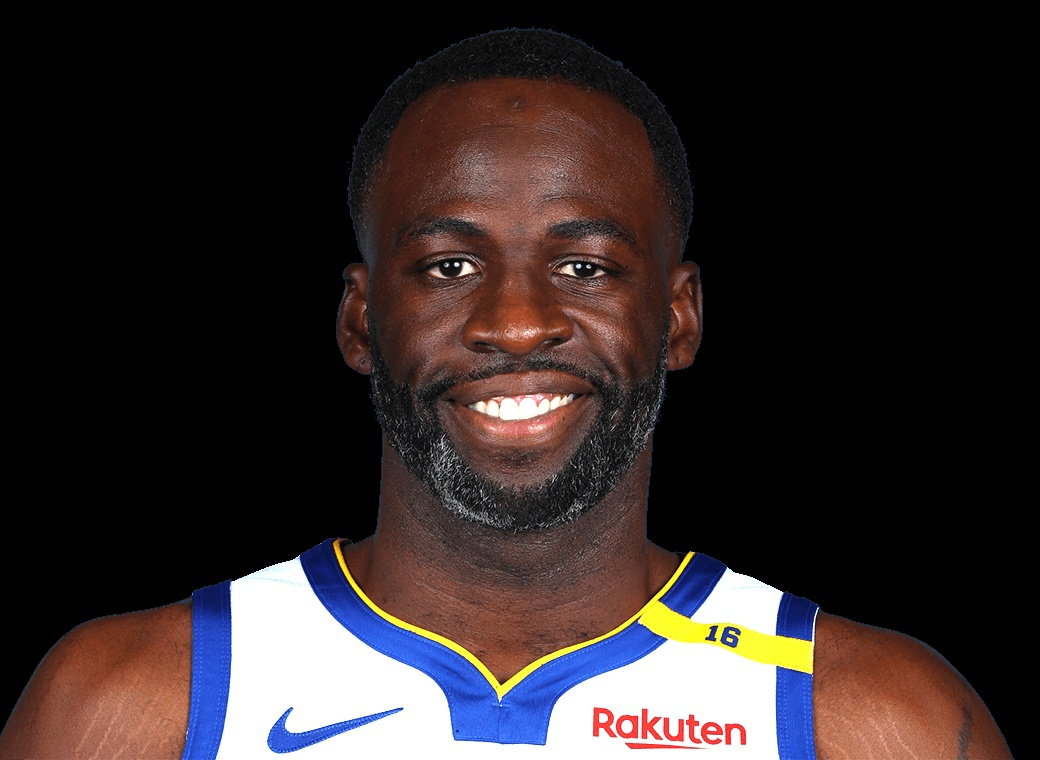
#> input picture Green/Image_1.png_contrast.jpg, 1040 x 760 px, given as the content of the folder Durant, which was not available
$ python face_recog_train.py
#> lines starting #> are read from the running program, lines starting #| are printed output that depends on the picture; pictures that were not available may be replaced by others from this repository, and a replacement may not be noted
import cv2
import numpy as np
import os
from bing_image_downloader import downloader

# download image
downloader.download("Draymond Green Headshot", limit=10, output_dir="")
#> (this line was passed over: bing_image_downloader is not available in this run)
downloader.download("Kevin Durant Headshot", limit=10, output_dir="")
#> (this line was passed over: bing_image_downloader is not available in this run)
#> further down, img is the input picture: shape (760, 1040, 3); mean B, G, R 40.9, 40.5, 49.6
os.rename("Draymond Green Headshot", "Green")
os.rename("Kevin Durant Headshot", "Durant")

# Augmentation (optional)
def augment_image(image_path, output_path):
    # Load the image
#> called with image_path = 'Durant/Image_1.png_contrast.jpg', output_path = 'Durant/Image_1.png_contrast.jpg'
    img = cv2.imread(image_path)
    if img is None:
        print(f"Error: Could not load image at {image_path}")
        return

    # 1. Enhanced Contrast
    alpha = 1.5
    beta = 0
    enhanced_contrast = cv2.convertScaleAbs(img, alpha=alpha, beta=beta)
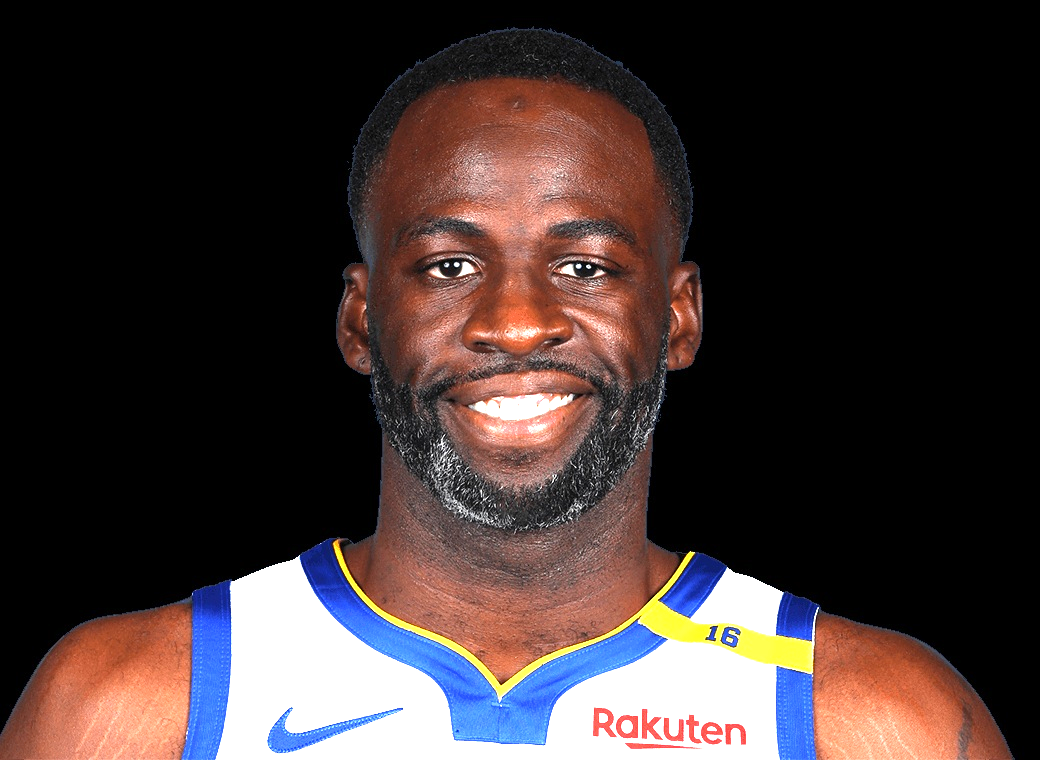
#> enhanced_contrast: shape (760, 1040, 3); mean B, G, R 50.2, 50.8, 63.5

    # 2. Noise
    noisy_image = np.copy(img)
    salt_vs_pepper = 0.5
    amount = 0.05

    num_salt = np.ceil(amount * img.size * salt_vs_pepper)
#> num_salt = 59280
    coords = [np.random.randint(0, i - 1, int(num_salt)) for i in img.shape]
    noisy_image[tuple(coords)] = 255

    num_pepper = np.ceil(amount * img.size * (1.0 - salt_vs_pepper))
#> num_pepper = 59280
    coords = [np.random.randint(0, i - 1, int(num_pepper)) for i in img.shape]
    noisy_image[tuple(coords)] = 0
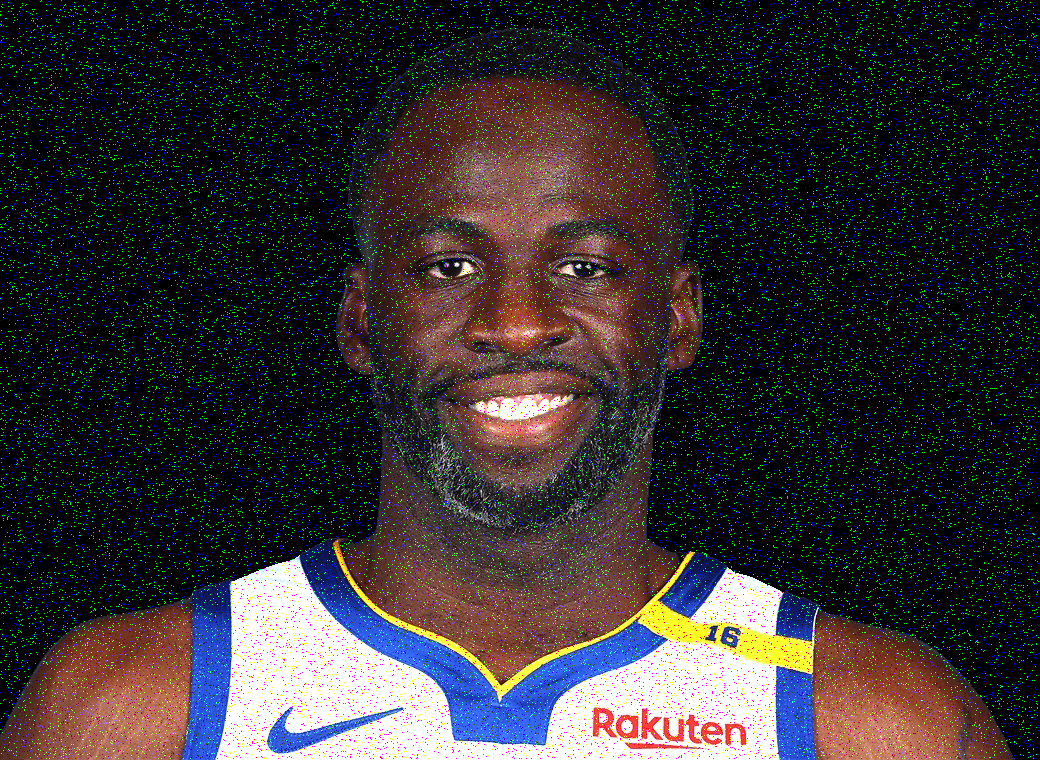
#> noisy_image: shape (760, 1040, 3); mean B, G, R 47, 46.5, 49.6

    # 3. Gaussian Blur
    blurred_image = cv2.GaussianBlur(img, (31, 31), 0)
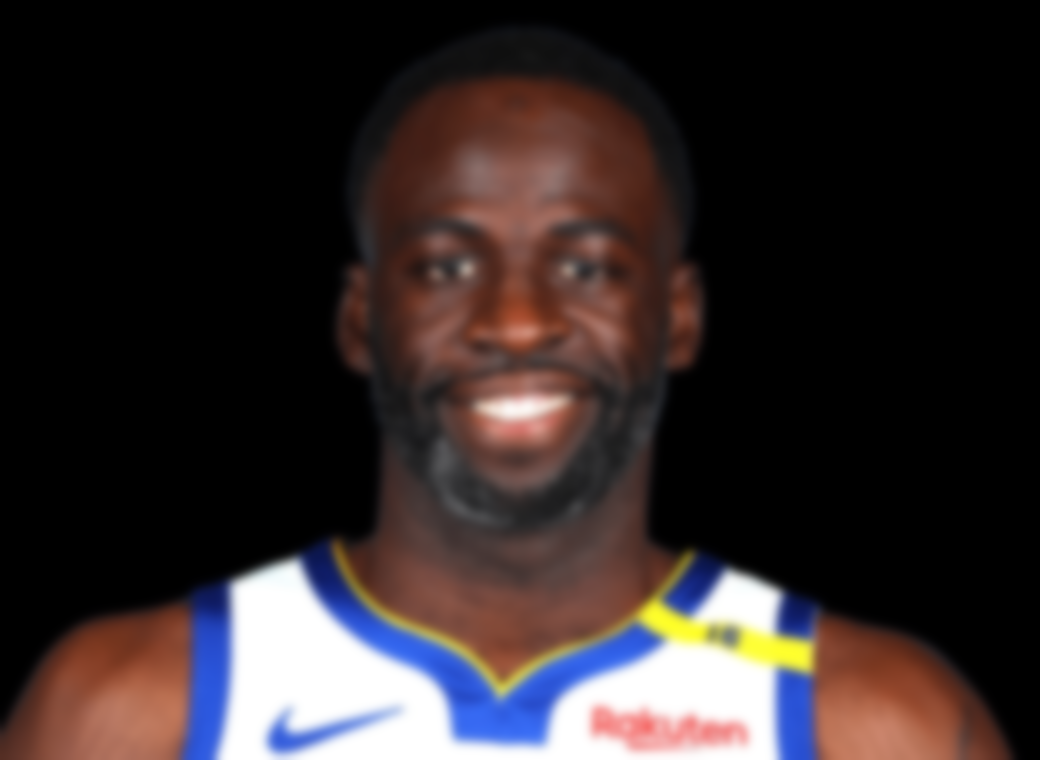
#> blurred_image: shape (760, 1040, 3); mean B, G, R 40.9, 40.5, 49.6

    # 4. Sharpen
    kernel = np.array([[-1, -1, -1], [-1, 9, -1], [-1, -1, -1]])
    sharpened_image = cv2.filter2D(img, -1, kernel)
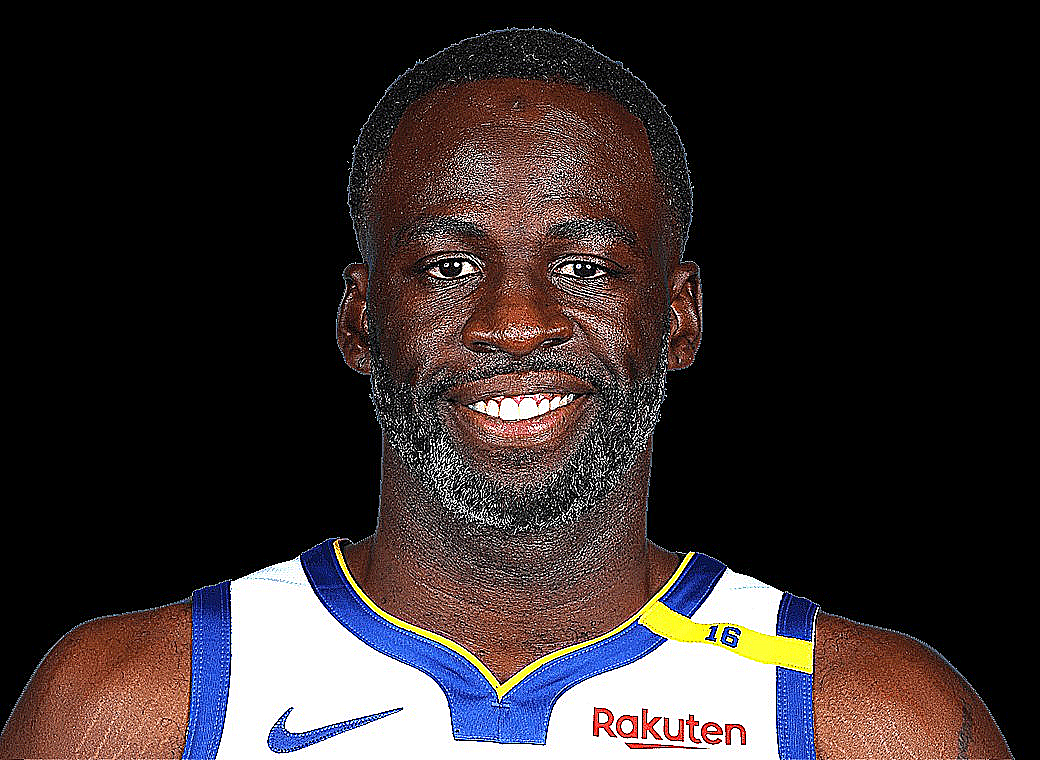
#> sharpened_image: shape (760, 1040, 3); mean B, G, R 43.4, 42.9, 50.9

    # Save augmented images
    cv2.imwrite(f"{output_path}_contrast.jpg", enhanced_contrast)
    cv2.imwrite(f"{output_path}_noisy.jpg", noisy_image)
    cv2.imwrite(f"{output_path}_blurred.jpg", blurred_image)
    cv2.imwrite(f"{output_path}_sharpened.jpg", sharpened_image)

    print(image_path, "augmented")

for name in ["Durant", "Green"]:
    for file in os.listdir(f"{name}"):
        img = cv2.imread(f"{name}/{file}")
        print(f"{name}/{file} augmenting...")
        augment_image(f"{name}/{file}", f"{name}/{file}")

# Train model
detector = cv2.CascadeClassifier('haarcascade_frontalface_default.xml')  # 載入人臉追蹤模型
recog = cv2.face.LBPHFaceRecognizer_create()      # 啟用訓練人臉模型方法
faces = []   # 儲存人臉位置大小的串列
ids = []     # 記錄該人臉 id 的串列

for i, name in enumerate(["Green", "Durant"], 1):
    for file in os.listdir(f"{name}"):
        img = cv2.imread(f"{name}/{file}")
        gray = cv2.cvtColor(img, cv2.COLOR_BGR2GRAY)
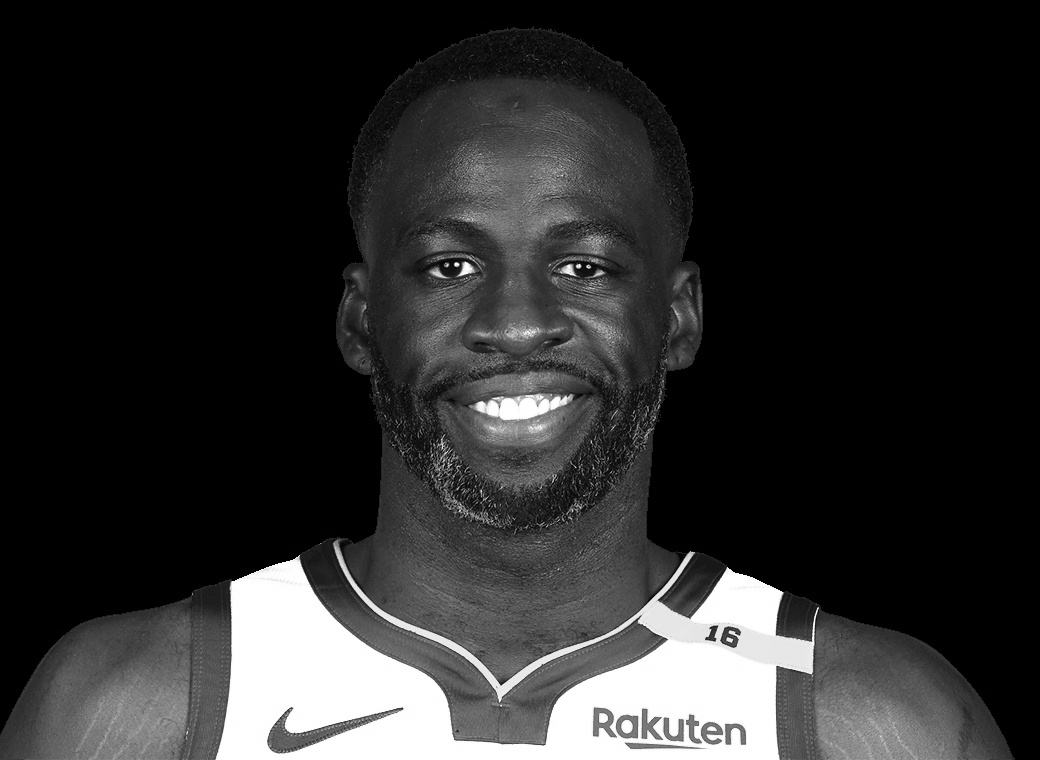
#> gray: shape (760, 1040); min 0, max 255, mean 43.2
        img_np = np.array(gray, "uint8")
        face = detector.detectMultiScale(gray)
#> face = [[323, 101, 415, 415]]
        for (x, y, w, h) in face:
            faces.append(img_np[y:y+h, x:x+w])
            ids.append(i)
#> this loop made 1 pass
#> after the loop, faces = 1 item; ids = [1]

print('training...')                              # 提示開始訓練
recog.train(faces,np.array(ids))                  # 開始訓練
recog.save('face.yml')                            # 訓練完成儲存為 face.yml
print('ok!')
